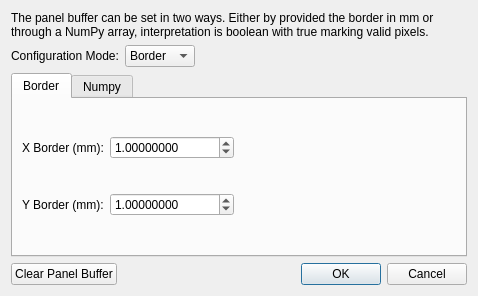
<?xml version="1.0" encoding="UTF-8"?>
<ui version="4.0">
 <class>detector_panel_buffer</class>
 <widget class="QDialog" name="detector_panel_buffer">
  <property name="geometry">
   <rect>
    <x>0</x>
    <y>0</y>
    <width>478</width>
    <height>296</height>
   </rect>
  </property>
  <property name="windowTitle">
   <string>Configure panel buffer</string>
  </property>
  <layout class="QGridLayout" name="gridLayout_2">
   <item row="4" column="0">
    <widget class="QTabWidget" name="tab_widget">
     <property name="sizePolicy">
      <sizepolicy hsizetype="Expanding" vsizetype="Expanding">
       <horstretch>0</horstretch>
       <verstretch>0</verstretch>
      </sizepolicy>
     </property>
     <property name="currentIndex">
      <number>0</number>
     </property>
     <widget class="QWidget" name="border_tab">
      <attribute name="title">
       <string>Border</string>
      </attribute>
      <layout class="QGridLayout" name="gridLayout">
       <item row="1" column="0">
        <widget class="QLabel" name="border_x_label">
         <property name="text">
          <string>X Border (mm):</string>
         </property>
        </widget>
       </item>
       <item row="3" column="0">
        <widget class="QLabel" name="border_y_label">
         <property name="text">
          <string>Y Border (mm):</string>
         </property>
        </widget>
       </item>
       <item row="1" column="2">
        <spacer name="horizontalSpacer_2">
         <property name="orientation">
          <enum>Qt::Horizontal</enum>
         </property>
         <property name="sizeHint" stdset="0">
          <size>
           <width>40</width>
           <height>20</height>
          </size>
         </property>
        </spacer>
       </item>
       <item row="3" column="1">
        <widget class="ScientificDoubleSpinBox" name="border_y_spinbox">
         <property name="decimals">
          <number>8</number>
         </property>
         <property name="minimum">
          <double>0.000000000000000</double>
         </property>
         <property name="maximum">
          <double>10000000.000000000000000</double>
         </property>
         <property name="value">
          <double>1.000000000000000</double>
         </property>
        </widget>
       </item>
       <item row="1" column="1">
        <widget class="ScientificDoubleSpinBox" name="border_x_spinbox">
         <property name="decimals">
          <number>8</number>
         </property>
         <property name="minimum">
          <double>0.000000000000000</double>
         </property>
         <property name="maximum">
          <double>10000000.000000000000000</double>
         </property>
         <property name="value">
          <double>1.000000000000000</double>
         </property>
        </widget>
       </item>
      </layout>
     </widget>
     <widget class="QWidget" name="numpy_tab">
      <attribute name="title">
       <string>Numpy</string>
      </attribute>
      <layout class="QGridLayout" name="gridLayout_3">
       <item row="0" column="1">
        <widget class="QLineEdit" name="file_name"/>
       </item>
       <item row="0" column="2">
        <widget class="QPushButton" name="select_file_button">
         <property name="text">
          <string>Select NumPy Array File</string>
         </property>
         <property name="autoDefault">
          <bool>false</bool>
         </property>
        </widget>
       </item>
       <item row="1" column="1" colspan="2">
        <widget class="QPushButton" name="show_panel_buffer">
         <property name="text">
          <string>Show Panel Buffer</string>
         </property>
        </widget>
       </item>
      </layout>
     </widget>
    </widget>
   </item>
   <item row="1" column="0">
    <layout class="QHBoxLayout" name="horizontalLayout_2">
     <item>
      <widget class="QLabel" name="config_mode_label">
       <property name="text">
        <string>Configuration Mode:</string>
       </property>
      </widget>
     </item>
     <item>
      <widget class="QComboBox" name="config_mode">
       <property name="currentText">
        <string>Border</string>
       </property>
       <item>
        <property name="text">
         <string>Border</string>
        </property>
       </item>
       <item>
        <property name="text">
         <string>NumPy</string>
        </property>
       </item>
      </widget>
     </item>
     <item>
      <spacer name="horizontalSpacer">
       <property name="orientation">
        <enum>Qt::Horizontal</enum>
       </property>
       <property name="sizeHint" stdset="0">
        <size>
         <width>40</width>
         <height>20</height>
        </size>
       </property>
      </spacer>
     </item>
    </layout>
   </item>
   <item row="5" column="0">
    <layout class="QHBoxLayout" name="horizontalLayout_4">
     <item>
      <widget class="QPushButton" name="clear_panel_buffer">
       <property name="text">
        <string>Clear Panel Buffer</string>
       </property>
      </widget>
     </item>
     <item>
      <widget class="QDialogButtonBox" name="button_box">
       <property name="standardButtons">
        <set>QDialogButtonBox::Cancel|QDialogButtonBox::Ok</set>
       </property>
       <property name="centerButtons">
        <bool>false</bool>
       </property>
      </widget>
     </item>
    </layout>
   </item>
   <item row="0" column="0">
    <widget class="QLabel" name="modesLabel">
     <property name="sizePolicy">
      <sizepolicy hsizetype="Preferred" vsizetype="Preferred">
       <horstretch>0</horstretch>
       <verstretch>0</verstretch>
      </sizepolicy>
     </property>
     <property name="text">
      <string>The panel buffer can be set in two ways. Either by provided the border in mm or through a NumPy array, interpretation is boolean with true marking valid pixels.</string>
     </property>
     <property name="wordWrap">
      <bool>true</bool>
     </property>
    </widget>
   </item>
  </layout>
 </widget>
 <customwidgets>
  <customwidget>
   <class>ScientificDoubleSpinBox</class>
   <extends>QDoubleSpinBox</extends>
   <header>scientificspinbox.py</header>
  </customwidget>
 </customwidgets>
 <tabstops>
  <tabstop>config_mode</tabstop>
  <tabstop>tab_widget</tabstop>
  <tabstop>border_x_spinbox</tabstop>
  <tabstop>border_y_spinbox</tabstop>
  <tabstop>file_name</tabstop>
  <tabstop>select_file_button</tabstop>
  <tabstop>show_panel_buffer</tabstop>
  <tabstop>clear_panel_buffer</tabstop>
 </tabstops>
 <resources/>
 <connections>
  <connection>
   <sender>button_box</sender>
   <signal>accepted()</signal>
   <receiver>detector_panel_buffer</receiver>
   <slot>accept()</slot>
   <hints>
    <hint type="sourcelabel">
     <x>217</x>
     <y>205</y>
    </hint>
    <hint type="destinationlabel">
     <x>217</x>
     <y>113</y>
    </hint>
   </hints>
  </connection>
  <connection>
   <sender>button_box</sender>
   <signal>rejected()</signal>
   <receiver>detector_panel_buffer</receiver>
   <slot>reject()</slot>
   <hints>
    <hint type="sourcelabel">
     <x>217</x>
     <y>205</y>
    </hint>
    <hint type="destinationlabel">
     <x>217</x>
     <y>113</y>
    </hint>
   </hints>
  </connection>
  <connection>
   <sender>clear_panel_buffer</sender>
   <signal>clicked()</signal>
   <receiver>detector_panel_buffer</receiver>
   <slot>reject()</slot>
   <hints>
    <hint type="sourcelabel">
     <x>76</x>
     <y>273</y>
    </hint>
    <hint type="destinationlabel">
     <x>238</x>
     <y>147</y>
    </hint>
   </hints>
  </connection>
 </connections>
</ui>
